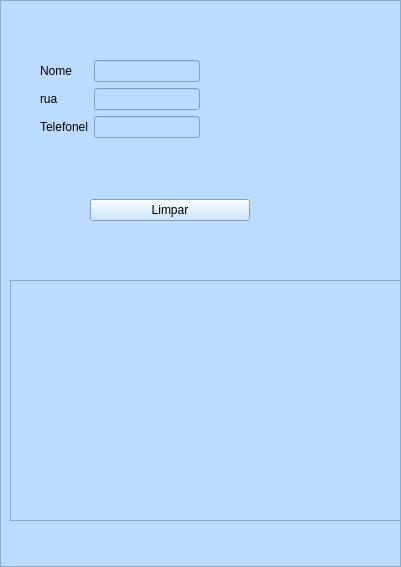
<?xml version="1.0" encoding="UTF-8"?>
<ui version="4.0">
 <class>MainWindow</class>
 <widget class="QMainWindow" name="MainWindow">
  <property name="geometry">
   <rect>
    <x>0</x>
    <y>0</y>
    <width>401</width>
    <height>567</height>
   </rect>
  </property>
  <property name="windowTitle">
   <string>Programa Simples</string>
  </property>
  <widget class="QWidget" name="centralwidget">
   <layout class="QGridLayout" name="gridLayout">
    <property name="leftMargin">
     <number>0</number>
    </property>
    <property name="topMargin">
     <number>0</number>
    </property>
    <property name="rightMargin">
     <number>0</number>
    </property>
    <property name="bottomMargin">
     <number>0</number>
    </property>
    <property name="spacing">
     <number>0</number>
    </property>
    <item row="0" column="0">
     <widget class="QFrame" name="frame">
      <property name="styleSheet">
       <string notr="true">background-color: rgb(0, 0, 255);
background-color: rgb(187, 220, 255);</string>
      </property>
      <property name="frameShape">
       <enum>QFrame::StyledPanel</enum>
      </property>
      <property name="frameShadow">
       <enum>QFrame::Raised</enum>
      </property>
      <widget class="QWidget" name="formLayoutWidget">
       <property name="geometry">
        <rect>
         <x>40</x>
         <y>60</y>
         <width>160</width>
         <height>80</height>
        </rect>
       </property>
       <layout class="QFormLayout" name="formLayout">
        <item row="0" column="0">
         <widget class="QLabel" name="label">
          <property name="text">
           <string>Nome</string>
          </property>
         </widget>
        </item>
        <item row="0" column="1">
         <widget class="QLineEdit" name="lineEdit"/>
        </item>
        <item row="1" column="0">
         <widget class="QLabel" name="label_2">
          <property name="text">
           <string>rua</string>
          </property>
         </widget>
        </item>
        <item row="2" column="0">
         <widget class="QLabel" name="label_3">
          <property name="text">
           <string>Telefonel</string>
          </property>
         </widget>
        </item>
        <item row="1" column="1">
         <widget class="QLineEdit" name="lineEdit_2"/>
        </item>
        <item row="2" column="1">
         <widget class="QLineEdit" name="lineEdit_3"/>
        </item>
       </layout>
      </widget>
      <widget class="QWidget" name="verticalLayoutWidget">
       <property name="geometry">
        <rect>
         <x>90</x>
         <y>170</y>
         <width>160</width>
         <height>80</height>
        </rect>
       </property>
       <layout class="QVBoxLayout" name="verticalLayout">
        <item>
         <widget class="QPushButton" name="pushButton">
          <property name="text">
           <string>Limpar</string>
          </property>
         </widget>
        </item>
       </layout>
      </widget>
      <widget class="QFrame" name="frame_2">
       <property name="geometry">
        <rect>
         <x>10</x>
         <y>280</y>
         <width>391</width>
         <height>241</height>
        </rect>
       </property>
       <property name="styleSheet">
        <string notr="true">background-image: url(:/newPrefix/imagem.png);
background-image: url(:/newPrefix/imagem.png);</string>
       </property>
       <property name="frameShape">
        <enum>QFrame::StyledPanel</enum>
       </property>
       <property name="frameShadow">
        <enum>QFrame::Raised</enum>
       </property>
      </widget>
     </widget>
    </item>
   </layout>
  </widget>
 </widget>
 <resources>
  <include location="busca.qrc"/>
 </resources>
 <connections>
  <connection>
   <sender>pushButton</sender>
   <signal>clicked(bool)</signal>
   <receiver>lineEdit</receiver>
   <slot>clear()</slot>
   <hints>
    <hint type="sourcelabel">
     <x>177</x>
     <y>214</y>
    </hint>
    <hint type="destinationlabel">
     <x>125</x>
     <y>77</y>
    </hint>
   </hints>
  </connection>
 </connections>
</ui>
